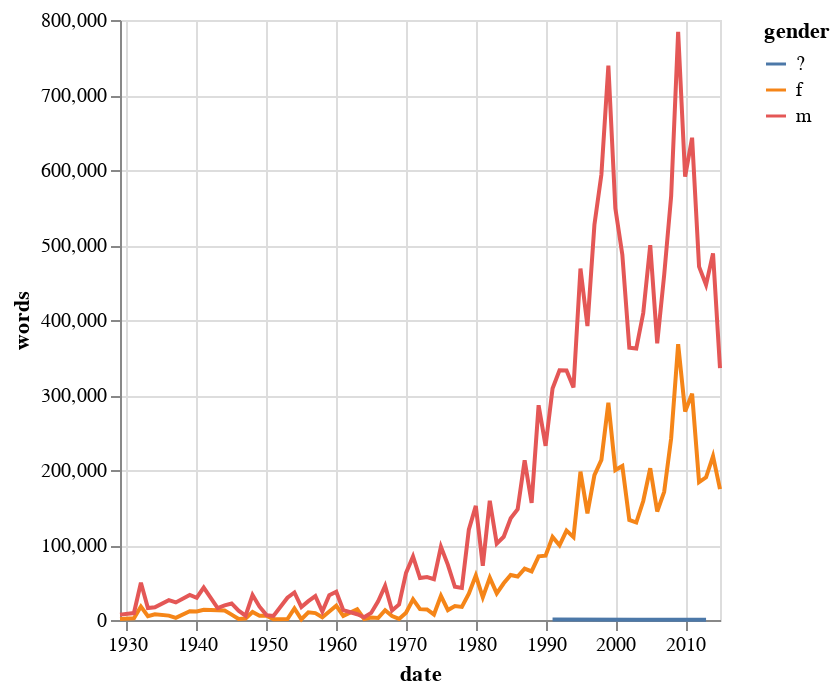

Notebook cell for this chart:
### Code cell
grouped_dialogue_df = dialogue_df.groupby(['year', 'gender'])['words'].sum().reset_index()
grouped_dialogue_df['date'] = grouped_dialogue_df['year'].astype(str) + '-01-01'
grouped_dialogue_df['date'] = pd.to_datetime(grouped_dialogue_df['date'])
alt.Chart(grouped_dialogue_df).mark_line().encode(
    x='date:T',
    y='words',
    color='gender'
)

### Figure 1 — Vega-Lite specification as saved in the notebook (floating-point values rounded to 4 significant figures; data arrays with more than 128 entries replaced by an {"elided": "..."} marker saying what was removed)
{"$schema": "https://vega.github.io/schema/vega-lite/v5.17.0.json", "config": {"view": {"continuousHeight": 300, "continuousWidth": 300}}, "data": {"name": "data-78095aee8544e27a60361f99c14d73d9"}, "datasets": {"data-78095aee8544e27a60361f99c14d73d9": {"elided": "165 records"}}, "encoding": {"color": {"field": "gender", "type": "nominal"}, "x": {"field": "date", "type": "temporal"}, "y": {"field": "words", "type": "quantitative"}}, "mark": {"type": "line"}}
